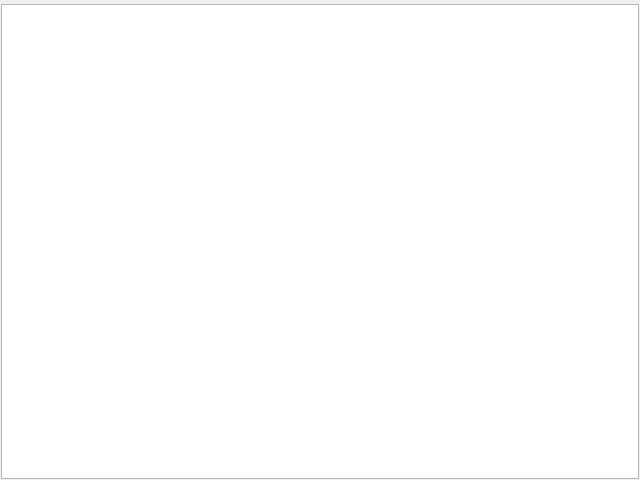
<?xml version="1.0" encoding="UTF-8"?>
<ui version="4.0">
 <class>Canvas</class>
 <widget class="QWidget" name="Canvas">
  <property name="geometry">
   <rect>
    <x>0</x>
    <y>0</y>
    <width>640</width>
    <height>480</height>
   </rect>
  </property>
  <property name="windowTitle">
   <string>Form</string>
  </property>
  <layout class="QGridLayout" name="gridLayout">
   <property name="leftMargin">
    <number>1</number>
   </property>
   <property name="topMargin">
    <number>4</number>
   </property>
   <property name="rightMargin">
    <number>1</number>
   </property>
   <property name="bottomMargin">
    <number>1</number>
   </property>
   <item row="0" column="0">
    <widget class="QGraphicsView" name="graphicsView"/>
   </item>
  </layout>
 </widget>
 <resources/>
 <connections/>
</ui>
